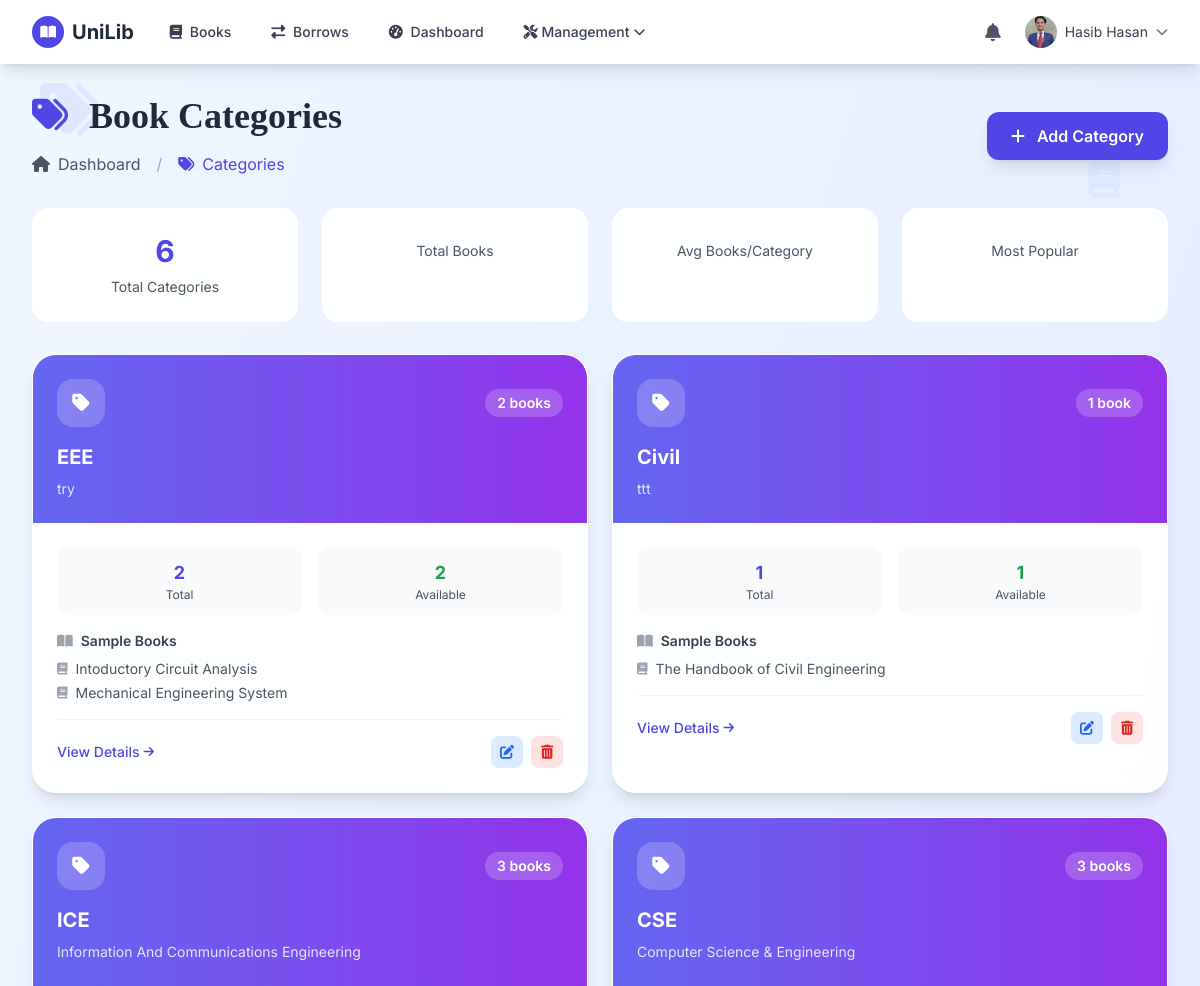
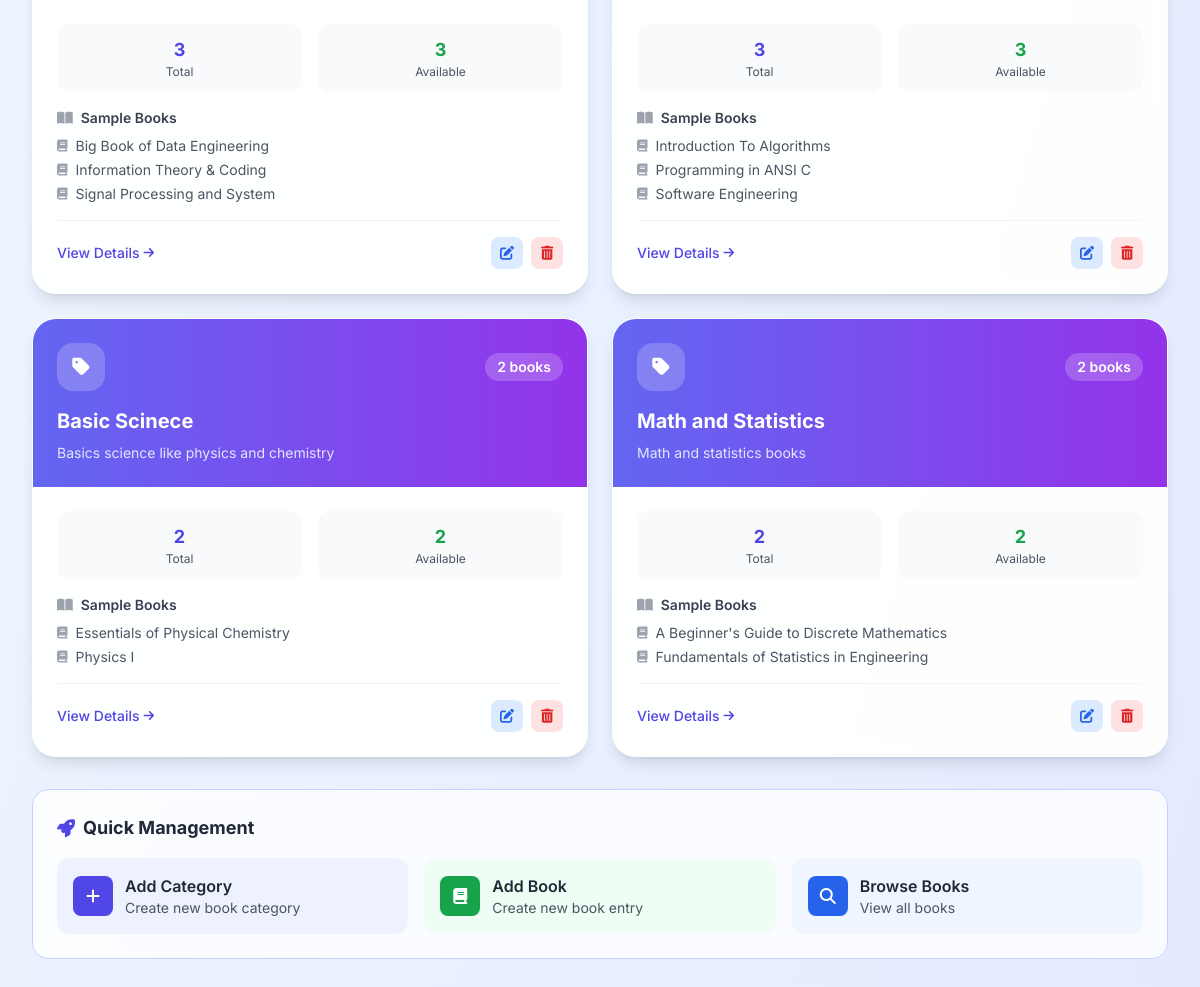
Screenshot of /books/categories/ (signed in) with the database file from the repository (2 pictures, top to bottom).
### accounts/models.py (models this page shows, shortened)
class User(AbstractUser):
    email = models.EmailField(unique=True)
    class Role(models.TextChoices):
        ADMIN = 'ADMIN', _('Admin')
        LIBRARIAN = 'LIBRARIAN', _('Librarian')
        STUDENT = 'STUDENT', _('Student')
        FACULTY = 'FACULTY', _('Faculty')
    role = models.CharField(max_length=10, choices=Role.choices, default=Role.STUDENT)
    university_id = models.CharField(max_length=20, unique=True)
    phone = models.CharField(max_length=15, blank=True)
    address = models.TextField(blank=True)
    profile_picture = models.ImageField(upload_to='profile_pics/', blank=True, null=True)
    def is_admin(self):
        return self.role == self.Role.ADMIN
    def is_librarian(self):
        return self.role == self.Role.LIBRARIAN
    def get_profile_picture(self):
        if self.profile_picture and hasattr(self.profile_picture, 'url'):
            return self.profile_picture.url
        return '/static/images/default_profile.png'

### books/models.py (models this page shows, shortened)
class Category(models.Model):
    name = models.CharField(max_length=100, unique=True)
    description = models.TextField(blank=True)

class Book(models.Model):
    title = models.CharField(max_length=200)
    author = models.CharField(max_length=100)
    isbn = models.CharField('ISBN', max_length=13, unique=True)
    publisher = models.CharField(max_length=100, blank=True)
    category = models.ForeignKey(Category, on_delete=models.SET_NULL, null=True)
    publication_date = models.DateField(null=True, blank=True)
    total_copies = models.PositiveIntegerField(default=1)
    available_copies = models.PositiveIntegerField(default=1)
    cover_image = models.ImageField(upload_to='book_covers/', blank=True, null=True)
    description = models.TextField(blank=True)
    created_at = models.DateTimeField(auto_now_add=True)
    updated_at = models.DateTimeField(auto_now=True)
    class Meta:
        ordering = ['title']

### books/views.py (the view)
# urls.py: path('categories/', CategoryListView.as_view(), name='category-list'),
class CategoryListView(ListView):
    model = Category
    template_name = 'books/category_list.html'
    context_object_name = 'categories'

### books/templates/books/category_list.html (shortened to what this page needs)
{% extends 'base.html' %}
{% load static %}
{% block content %}
<div class="min-h-screen bg-gradient-to-br from-blue-50 to-indigo-100 py-8 px-4 sm:px-6 lg:px-8">
    <div class="fixed inset-0 overflow-hidden pointer-events-none">
        <div class="absolute top-20 left-10 text-indigo-200 opacity-40 animate-float">
            <i class="fas fa-tags text-6xl"></i>
        </div>
        <div class="absolute top-40 right-20 text-blue-200 opacity-30 animate-float-delayed">
            <i class="fas fa-book text-4xl"></i>
        </div>
    </div>
    <div class="max-w-7xl mx-auto relative z-10">
        <div class="flex flex-col lg:flex-row justify-between items-center mb-8">
            <div class="text-center lg:text-left mb-6 lg:mb-0">
                <h1 class="text-4xl font-bold text-gray-800 font-serif mb-4">
                    <i class="fas fa-tags mr-3 text-indigo-600"></i>
                    Book Categories
                </h1>
                <div class="flex items-center justify-center lg:justify-start space-x-4 text-gray-600">
                    <a href="{% url 'dashboard' %}" class="flex items-center text-gray-600 hover:text-indigo-600 transition-colors">
                        <i class="fas fa-home mr-2"></i> Dashboard
                    </a>
                    <span class="text-gray-400">/</span>
                    <span class="flex items-center text-indigo-600">
                        <i class="fas fa-tags mr-2"></i> Categories
                    </span>
                </div>
            </div>
            {% if user.is_admin or user.is_librarian %}
            <a href="{% url 'category-create' %}" class="bg-indigo-600 hover:bg-indigo-700 text-white px-6 py-3 rounded-xl font-semibold transition-all duration-300 transform hover:scale-105 shadow-lg flex items-center">
                <i class="fas fa-plus mr-3"></i> Add Category
            </a>
            {% endif %}
        </div>
        <div class="grid grid-cols-1 md:grid-cols-4 gap-6 mb-8">
            <div class="bg-white/95 backdrop-blur-lg border border-white/20 rounded-2xl p-6 text-center">
                <div class="text-3xl font-bold text-indigo-600 mb-2">{{ categories|length }}</div>
                <div class="text-sm text-gray-600">Total Categories</div>
            </div>
            <div class="bg-white/95 backdrop-blur-lg border border-white/20 rounded-2xl p-6 text-center">
                <div class="text-sm text-gray-600">Total Books</div>
            </div>
            <div class="bg-white/95 backdrop-blur-lg border border-white/20 rounded-2xl p-6 text-center">
                <div class="text-sm text-gray-600">Avg Books/Category</div>
            </div>
            <div class="bg-white/95 backdrop-blur-lg border border-white/20 rounded-2xl p-6 text-center">
                <div class="text-sm text-gray-600">Most Popular</div>
            </div>
        </div>
        {% if categories %}
        <div class="grid grid-cols-1 md:grid-cols-2 xl:grid-cols-3 gap-6 mb-8">
            {% for category in categories %}
            <div class="bg-white/95 backdrop-blur-lg border border-white/20 rounded-3xl shadow-lg overflow-hidden transition-all duration-300 hover:shadow-2xl hover:-translate-y-2 group">
                <div class="bg-gradient-to-r from-indigo-500 to-purple-600 p-6">
                    <div class="flex items-center justify-between mb-4">
                        <div class="w-12 h-12 bg-white/20 rounded-2xl flex items-center justify-center">
                            <i class="fas fa-tag text-white text-xl"></i>
                        </div>
                        <span class="bg-white/20 text-white px-3 py-1 rounded-full text-sm font-semibold">
                            {{ category.book_set.count }} book{{ category.book_set.count|pluralize }}
                        </span>
                    </div>
                    <h3 class="text-xl font-bold text-white mb-2 line-clamp-2">{{ category.name }}</h3>
                    {% if category.description %}
                    <p class="text-indigo-100 text-sm line-clamp-2">{{ category.description }}</p>
                    {% endif %}
                </div>
                <div class="p-6">
                    <div class="grid grid-cols-2 gap-4 mb-4">
                        <div class="text-center p-3 bg-gray-50 rounded-xl">
                            <div class="text-lg font-bold text-indigo-600">{{ category.book_set.count }}</div>
                            <div class="text-xs text-gray-600">Total</div>
                        </div>
                        <div class="text-center p-3 bg-gray-50 rounded-xl">
                            <div class="text-lg font-bold text-green-600">
                                {{ category.book_set.count }}
                            </div>
                            <div class="text-xs text-gray-600">Available</div>
                        </div>
                    </div>
                    {% if category.book_set.all %}
                    <div class="mb-4">
                        <h4 class="text-sm font-semibold text-gray-700 mb-2 flex items-center">
                            <i class="fas fa-book-open mr-2 text-gray-400"></i> Sample Books
                        </h4>
                        <div class="space-y-1 max-h-20 overflow-y-auto">
                            {% for book in category.book_set.all|slice:":3" %}
                            <div class="flex items-center text-sm text-gray-600">
                                <i class="fas fa-book text-gray-400 mr-2 text-xs"></i>
                                <span class="truncate">{{ book.title }}</span>
                            </div>
                            {% endfor %}
                        </div>
                    </div>
                    {% endif %}
                    <div class="flex justify-between items-center pt-4 border-t border-gray-100">
                        <a href="{% url 'category-detail' category.pk %}"
                           class="text-indigo-600 hover:text-indigo-800 font-medium text-sm flex items-center transition-colors group-hover:underline">
                            View Details
                            <i class="fas fa-arrow-right ml-1 text-xs transition-transform group-hover:translate-x-1"></i>
                        </a>
                        {% if user.is_admin or user.is_librarian %}
                        <div class="flex space-x-2">
                            <a href="{% url 'category-update' category.pk %}"
                               class="w-8 h-8 bg-blue-100 hover:bg-blue-200 text-blue-600 rounded-lg flex items-center justify-center transition-colors duration-200"
                               data-tooltip="Edit Category">
                                <i class="fas fa-edit text-sm"></i>
                            </a>
                            <a href="{% url 'category-delete' category.pk %}"
                               class="w-8 h-8 bg-red-100 hover:bg-red-200 text-red-600 rounded-lg flex items-center justify-center transition-colors duration-200"
                               data-tooltip="Delete Category">
                                <i class="fas fa-trash-alt text-sm"></i>
                            </a>
                        </div>
                        {% endif %}
                    </div>
                </div>
            </div>
            {% endfor %}
        </div>
        {% endif %}
        {% if user.is_admin or user.is_librarian and categories %}
        <div class="mt-8 bg-white/80 backdrop-blur-sm rounded-2xl p-6 border border-indigo-200">
            <h3 class="text-lg font-bold text-gray-800 mb-4 flex items-center">
                <i class="fas fa-rocket mr-2 text-indigo-600"></i> Quick Management
            </h3>
            <div class="grid grid-cols-1 md:grid-cols-3 gap-4">
                <a href="{% url 'category-create' %}"
                   class="flex items-center p-4 bg-indigo-50 hover:bg-indigo-100 rounded-xl transition-colors group">
                    <div class="w-10 h-10 bg-indigo-600 rounded-lg flex items-center justify-center mr-3">
                        <i class="fas fa-plus text-white"></i>
                    </div>
                    <div>
                        <div class="font-semibold text-gray-800 group-hover:text-indigo-600">Add Category</div>
                        <div class="text-sm text-gray-600">Create new book category</div>
                    </div>
                </a>
                <a href="{% url 'book-create' %}"
                   class="flex items-center p-4 bg-green-50 hover:bg-green-100 rounded-xl transition-colors group">
                    <div class="w-10 h-10 bg-green-600 rounded-lg flex items-center justify-center mr-3">
                        <i class="fas fa-book text-white"></i>
                    </div>
                    <div>
                        <div class="font-semibold text-gray-800 group-hover:text-green-600">Add Book</div>
                        <div class="text-sm text-gray-600">Create new book entry</div>
                    </div>
                </a>
                <a href="{% url 'book-list' %}"
                   class="flex items-center p-4 bg-blue-50 hover:bg-blue-100 rounded-xl transition-colors group">
                    <div class="w-10 h-10 bg-blue-600 rounded-lg flex items-center justify-center mr-3">
                        <i class="fas fa-search text-white"></i>
                    </div>
                    <div>
                        <div class="font-semibold text-gray-800 group-hover:text-blue-600">Browse Books</div>
                        <div class="text-sm text-gray-600">View all books</div>
                    </div>
                </a>
            </div>
        </div>
        {% endif %}
    </div>
</div>
{% endblock %}

### templates/base.html (shortened to what this page needs)
<!DOCTYPE html>
<html lang="en">
<head>
    <link rel="stylesheet" href="https://cdnjs.cloudflare.com/ajax/libs/font-awesome/6.4.0/css/all.min.css">
    <script src="https://cdn.tailwindcss.com/3.4.16"></script>
</head>
<body class="min-h-screen flex flex-col bg-gray-50">
    <nav class="bg-white shadow-lg sticky top-0 z-50">
        <div class="max-w-7xl mx-auto px-4 sm:px-6 lg:px-8">
            <div class="flex justify-between h-16">
                <div class="flex items-center">
                    <a href="{% url 'home' %}" class="flex items-center space-x-2">
                        <div class="w-8 h-8 rounded-full bg-indigo-600 flex items-center justify-center">
                            <i class="fas fa-book-open text-white text-sm"></i>
                        </div>
                        <span class="font-bold text-xl text-gray-800">UniLib</span>
                    </a>
                    <div class="hidden md:ml-6 md:flex md:space-x-4">
                        <a href="{% url 'book-list' %}" class="px-3 py-2 rounded-md text-sm font-medium text-gray-700 hover:text-indigo-600 hover:bg-gray-100 transition-colors">
                            <i class="fas fa-book mr-1"></i> Books
                        </a>
                        {% if user.is_authenticated %}
                        <a href="{% url 'borrow-list' %}" class="px-3 py-2 rounded-md text-sm font-medium text-gray-700 hover:text-indigo-600 hover:bg-gray-100 transition-colors">
                            <i class="fas fa-exchange-alt mr-1"></i> Borrows
                        </a>
                        <a href="{% url 'dashboard' %}" class="px-3 py-2 rounded-md text-sm font-medium text-gray-700 hover:text-indigo-600 hover:bg-gray-100 transition-colors">
                            <i class="fas fa-tachometer-alt mr-1"></i> Dashboard
                        </a>
                        {% if user.is_admin or user.is_librarian %}
                        <div class="relative group">
                            <button class="px-3 py-2 rounded-md text-sm font-medium text-gray-700 hover:text-indigo-600 hover:bg-gray-100 transition-colors flex items-center">
                                <i class="fas fa-tools mr-1"></i> Management
                                <i class="fas fa-chevron-down ml-1 text-xs"></i>
                            </button>
                        </div>
                        {% endif %}
                        {% endif %}
                    </div>
                </div>
                <div class="flex items-center space-x-4">
                    {% if user.is_authenticated %}
                    <a href="{% url 'notification-list' %}" class="relative p-2 text-gray-600 hover:text-indigo-600 transition-colors">
                        <i class="fas fa-bell text-lg"></i>
                    </a>
                    <div class="relative group">
                        <button class="flex items-center space-x-2 text-sm focus:outline-none">
                            <div class="w-8 h-8 rounded-full bg-indigo-100 flex items-center justify-center overflow-hidden">
                                <img src="{{ user.get_profile_picture }}" class="w-full h-full object-cover" alt="Profile">
                            </div>
                            <span class="hidden md:block text-gray-700">{{ user.get_full_name|default:user.username }}</span>
                            <i class="fas fa-chevron-down text-xs text-gray-500"></i>
                        </button>
                    </div>
                    {% endif %}
                </div>
            </div>
        </div>
    </nav>
    <main class="flex-grow">
        {% block content %}{% endblock %}
    </main>
</body>
</html>

### rows the page displays
User: get_profile_picture (picture), get_full_name "Hasib Hasan"
Category: book_set.count "2", name "EEE", description "try"
Book: title "Intoductory Circuit Analysis"
Book: title "Mechanical Engineering System"
Category: book_set.count "1", name "Civil", description "ttt"
Book: title "The Handbook of Civil Engineering"
Category: book_set.count "3", name "ICE", description "Information And Communications Engineering"
Book: title "Big Book of Data Engineering"
Book: title "Information Theory & Coding"
Book: title "Signal Processing and System"
Category: book_set.count "3", name "CSE", description "Computer Science & Engineering"
Book: title "Introduction To Algorithms"
Book: title "Programming in ANSI C"
Book: title "Software Engineering"
Category: book_set.count "2", name "Basic Scinece", description "Basics science like physics and chemistry"
Book: title "Essentials of Physical Chemistry"
Book: title "Physics I"
Category: book_set.count "2", name "Math and Statistics", description "Math and statistics books"
Book: title "A Beginner's Guide to Discrete Mathematics"
Book: title "Fundamentals of Statistics in Engineering"

### other values shown
{{ categories|length }} "6"
